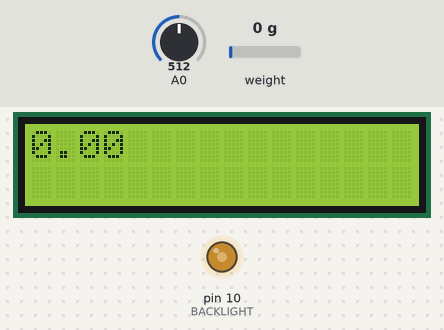
A sketch run on a simulated Arduino Uno, built with avr-gcc and run on an emulated ATmega328P. Parts: 16×2 character LCD, output pins drawn as LEDs (lit = HIGH). The inputs (shaded band) are chosen by the test bench; at power-on: A0 = 512, weight on the scale 0 g. What the sketch prints to the serial monitor is not drawn.

Above: at 2.2 s.
2.3 s: A0 set to 378
3.8 s: A0 set to 345
At 5.8 s:
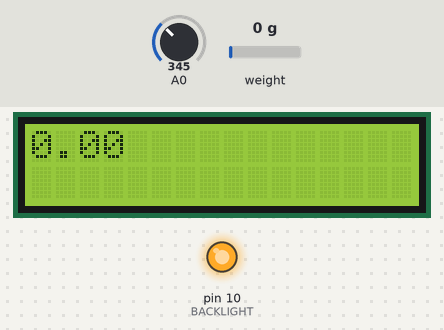
6.3 s: A0 set to 161
8.7 s: A0 set to 141
At 9.63 s:
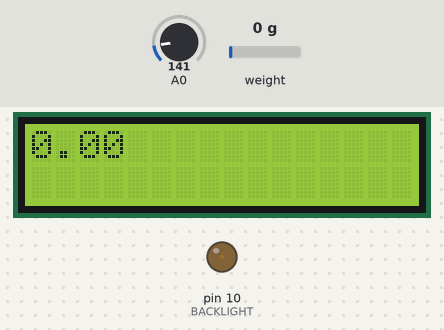
11.7 s: weight on the scale set to 100 g
At 11.91 s:
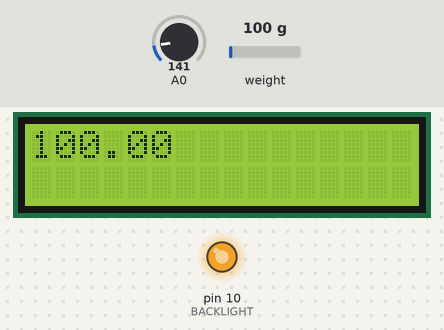
13.2 s: weight on the scale set to 1250 g
At 13.69 s:
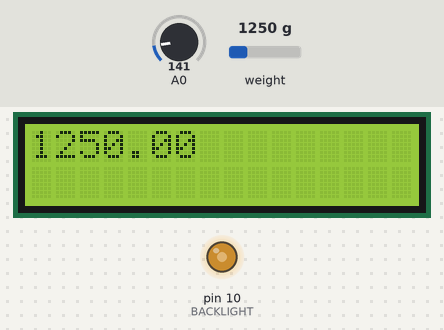
Timing chart, 0 to 15.7 s (numbered marks = the images above; inputs shaded):
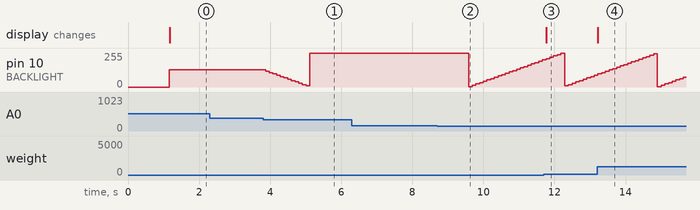

Measured:
- the behaviour switches between 360 and 359 on A0 (found by bisection; images 0 and 1)
- the behaviour switches between 150 and 149 on A0 (found by bisection; images 1 and 2)
- after the input at 2.3 s, every drawn part: stays the same
- after the input at 3.8 s, pin 10 (BACKLIGHT): 128/255 → 118/255 after 0.07 s, → 108/255 0.10 s later, → 98/255 0.10 s later, → 88/255 0.10 s later, … (13 changes in this stretch)
- after the input at 6.3 s, every drawn part: stays the same
- after the input at 8.7 s, pin 10 (BACKLIGHT): 255/255 → 3/255 after 0.88 s, → 13/255 0.10 s later, → 23/255 0.10 s later, → 33/255 0.10 s later, … (21 changes in this stretch)
- after the input at 11.7 s, the display: changes after 0.06 s (image 3)
- after the input at 13.2 s, the display: changes at once (image 4)

The sketch:

cabletension.ino
```cpp
// Hx711.DOUT - pin #A1
// Hx711.SCK - pin #A0

// LCD.RS - pin 12
// LCD.En - pin 11
// LCD.D4 - pin 5
// LCD.D5 - pin 4
// LCD.D6 - pin 3
// LCD.D7 - pin 2


#include "HX711.h"
#include <LiquidCrystal.h>

LiquidCrystal lcd(8, 9, 4, 5, 6, 7) ;
#define BACKLIGHT 10

int bl=128;


HX711 scale(A2, A1); // lcd is using A0... works for other than A1,A0 ?

void setup() {
  Serial.begin(115200);
  lcd.begin(16,2);
  lcd.clear();
  scale.set_scale();                      // this value is obtained by calibrating the scale with known weights; see the README for details
  scale.tare();
  scale.set_scale(-1350.0);

  pinMode(BACKLIGHT,OUTPUT);
}

void loop() {
  float pounds;
  long duration;
  char key;
  pounds=scale.get_units(1);
  analogWrite(BACKLIGHT,bl);
  Serial.println(pounds);
  lcd.clear();
  lcd.setCursor(0,0);
  lcd.print(pounds);
  key=keyToChar(readKey());
  if(key != 'N'){
    if(key == 'D') bl-=10;
    if(key == 'U') bl+=10;
    bl=bl %255;
  }
  analogWrite(BACKLIGHT,bl);
}


int readKey() {
  static int NUM_KEYS=5;
  static int adc_key_val[5] ={
    30, 150, 360, 535, 760         };
  int k, input;
  input=analogRead(0);
  for (k = 0; k < NUM_KEYS; k++)  {
    if (input < adc_key_val[k])    {
      return k;
    }
  }
  if (k >= NUM_KEYS)
    k = -1;     // No valid key pressed
  return k;
}

char keyToChar(int k) {
  switch(k){
  case -1:
    return 'N';
    break;
  case 0:
    return 'R';
    break;
  case 1:
    return 'U';
    break;
  case 2:
    return 'D';
    break;
  case 3:
    return 'L';
    break;
  case 4:
    return 'S';
    break;
  default:
    return 'w';
  }
}
```
